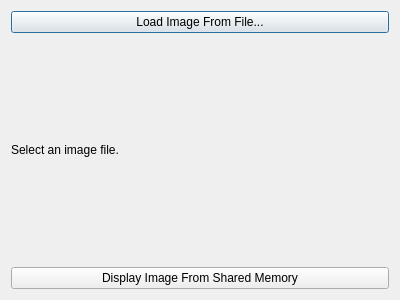
<?xml version="1.0" encoding="UTF-8"?>
<ui version="4.0">
 <class>Dialog</class>
 <widget class="QDialog" name="Dialog">
  <property name="geometry">
   <rect>
    <x>0</x>
    <y>0</y>
    <width>400</width>
    <height>300</height>
   </rect>
  </property>
  <property name="windowTitle">
   <string>Dialog</string>
  </property>
  <layout class="QGridLayout" name="gridLayout">
   <item row="0" column="0">
    <layout class="QVBoxLayout" name="verticalLayout">
     <item>
      <widget class="QPushButton" name="loadFromFileButton">
       <property name="text">
        <string>Load Image From File...</string>
       </property>
      </widget>
     </item>
     <item>
      <widget class="QLabel" name="label">
       <property name="text">
        <string>Select an image file.</string>
       </property>
      </widget>
     </item>
     <item>
      <widget class="QPushButton" name="loadFromSharedMemoryButton">
       <property name="text">
        <string>Display Image From Shared Memory</string>
       </property>
      </widget>
     </item>
    </layout>
   </item>
  </layout>
 </widget>
 <layoutdefault spacing="6" margin="11"/>
 <resources/>
 <connections/>
</ui>
